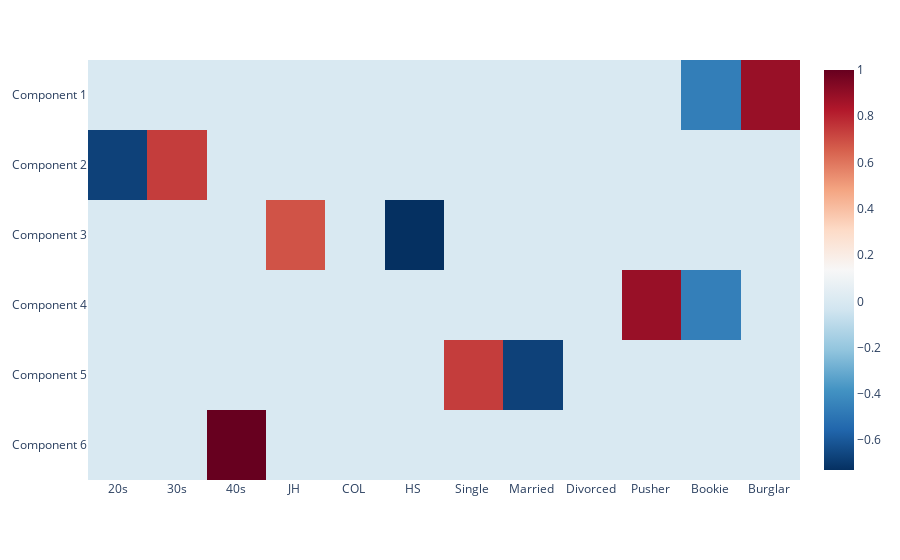

Notebook cell for this chart:
### Code cell
title = "Heatmap delle componenti Sparse PCA"
fig = px.imshow(df_pca_comp,color_continuous_scale='RdBu_r',aspect="auto")
fig.write_html(title+".html")
fig.show()

### Figure 1 — Plotly figure (JSON) as saved in the notebook; plotly's stock layout.template omitted (floating-point values rounded to 4 significant figures)
{"data": [{"coloraxis": "coloraxis", "hovertemplate": "x: %{x}<br>y: %{y}<br>color: %{z}<extra></extra>", "name": "0", "type": "heatmap", "x": ["20s", "30s", "40s", "JH ", "COL ", "HS ", "Single ", "Married ", "Divorced ", "Pusher ", "Bookie ", "Burglar "], "xaxis": "x", "y": ["Component 1", "Component 2", "Component 3", "Component 4", "Component 5", "Component 6"], "yaxis": "y", "z": [[0, 0, 0, 0, 0, 0, 0, 0, 0, 0, -0.4623, 0.8867], [-0.6742, 0.7386, 0, 0, 0, 0, 0, 0, 0, 0, 0, 0], [0, 0, 0, 0.6848, 0, -0.7288, 0, 0, 0, 0, 0, 0], [0, 0, 0, 0, 0, 0, 0, 0, 0, 0.8871, -0.4616, 0], [0, 0, 0, 0, 0, 0, 0.7386, -0.6742, 0, 0, 0, 0], [0, 0, 1, 0, 0, 0, 0, 0, 0, 0, 0, 0]]}], "layout": {"coloraxis": {"colorscale": [[0, "rgb(5,48,97)"], [0.1, "rgb(33,102,172)"], [0.2, "rgb(67,147,195)"], [0.3, "rgb(146,197,222)"], [0.4, "rgb(209,229,240)"], [0.5, "rgb(247,247,247)"], [0.6, "rgb(253,219,199)"], [0.7, "rgb(244,165,130)"], [0.8, "rgb(214,96,77)"], [0.9, "rgb(178,24,43)"], [1, "rgb(103,0,31)"]]}, "margin": {"t": 60}, "xaxis": {"anchor": "y", "domain": [0, 1]}, "yaxis": {"anchor": "x", "autorange": "reversed", "domain": [0, 1]}}}
